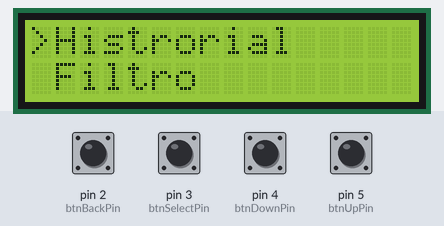
This sketch was run on a simulated Arduino Uno, built with avr-gcc and run on an emulated ATmega328P. Parts: 16×2 character LCD. The inputs (shaded band) are chosen by the test bench; at power-on: pin 2 (btnBackPin), pin 3 (btnSelectPin), pin 4 (btnDownPin), pin 5 (btnUpPin) HIGH.

Above: at 2.3 s.
2.4 s: pin 4 (btnDownPin) pulled LOW for 0.15 s
At 2.7 s:
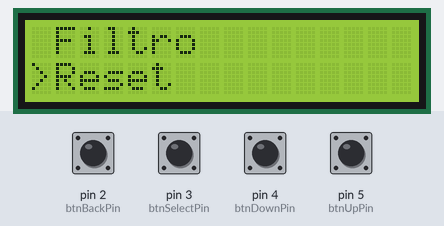
4.0 s: pin 3 (btnSelectPin) pulled LOW for 1 s
At 4.16 s:
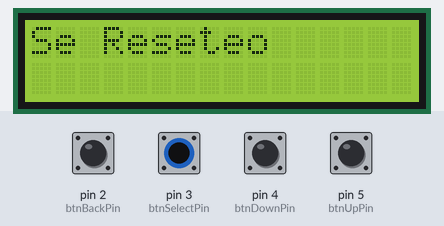
6.5 s: pin 5 (btnUpPin) pulled LOW for 0.15 s
At 6.52 s:
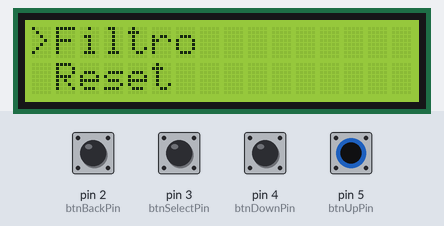
8.1 s: pin 3 (btnSelectPin) pulled LOW for 0.15 s
At 8.9 s:
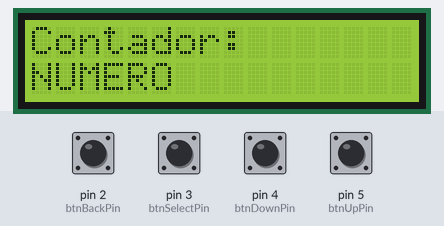
Timing chart, 0 to 10.7 s (numbered marks = the images above; inputs shaded):
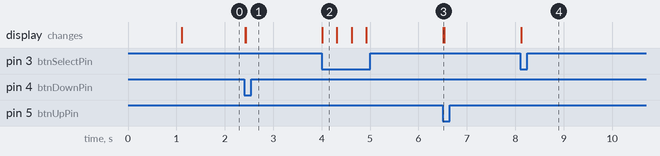

Measured:
- after the input at 2.4 s, the display: first changes at once (image 1 shows a later state)
- after the input at 4.0 s, the display: changes at once (image 2)
- after the input at 6.5 s, the display: changes at once (image 3)
- after the input at 8.1 s, the display: changes at once (image 4)

The sketch:

Arduino_Maestro.ino
```cpp
#include <Stepper.h>

#include <Wire.h>
#include <LiquidCrystal_I2C.h>

LiquidCrystal_I2C lcd(0x27, 16, 2);

// Pines de los botones
const int btnUpPin = 5;
const int btnDownPin = 4;
const int btnSelectPin = 3;
const int btnBackPin = 2;

int estado = 1;


void setup() {
  Serial.begin(9600);

  pinMode(btnUpPin, INPUT_PULLUP);
  pinMode(btnDownPin, INPUT_PULLUP);
  pinMode(btnSelectPin, INPUT_PULLUP);
  pinMode(btnBackPin, INPUT_PULLUP);

  lcd.init();
  lcd.backlight();

  lcd.setCursor(1, 0);
  lcd.print("<Grupo9_A_1S24>");
  lcd.setCursor(3, 1);
  lcd.print("Practica 2");
  delay(1000);

  lcd.clear();

  lcd.setCursor(0, 0);
  lcd.print(">Histrorial");
  lcd.setCursor(1, 1);
  lcd.print("Filtro");
}

void loop() {
  if (estado == 1 && digitalRead(btnDownPin) == LOW) {
    lcd.clear();
    lcd.setCursor(1, 0);
    lcd.print("Histrorial");
    lcd.setCursor(0, 1);
    lcd.print(">Filtro");
    estado = 2;
  } else if (estado == 2 && digitalRead(btnDownPin) == LOW) {
    lcd.clear();
    lcd.setCursor(1, 0);
    lcd.print("Filtro");
    lcd.setCursor(0, 1);
    lcd.print(">Reset");
    estado = 3;
  } else if (estado == 3 && digitalRead(btnUpPin) == LOW) {
    lcd.clear();
    lcd.setCursor(0, 0);
    lcd.print(">Filtro");
    lcd.setCursor(1, 1);
    lcd.print("Reset");
    estado = 2;
  } else if (estado == 2 && digitalRead(btnUpPin) == LOW) {
    lcd.clear();
    lcd.setCursor(0, 0);
    lcd.print(">Histrorial");
    lcd.setCursor(1, 1);
    lcd.print("Filtro");
    estado = 1;
  }else if (estado == 1 && digitalRead(btnSelectPin) == LOW) {
    lcd.clear();
    lcd.setCursor(0, 0);
    lcd.print("Contador: ");
    lcd.setCursor(0, 1);
    lcd.print("NUMERO");
    estado = 5;
  }else if (estado == 2 && digitalRead(btnSelectPin) == LOW) {
    lcd.clear();
    lcd.setCursor(0, 0);
    lcd.print(">Color");
    lcd.setCursor(1, 1);
    lcd.print("Size");
    estado = 6;
  }else if (estado == 6 && digitalRead(btnDownPin) == LOW) {
    lcd.clear();
    lcd.setCursor(1, 0);
    lcd.print("Color");
    lcd.setCursor(0, 1);
    lcd.print(">Size");
    estado = 7;
  }else if (estado == 7 && digitalRead(btnUpPin) == LOW) {
    lcd.clear();
    lcd.setCursor(0, 0);
    lcd.print(">Color");
    lcd.setCursor(0, 1);
    lcd.print("Size");
    estado = 6;
  }else if (estado == 3 && digitalRead(btnSelectPin) == LOW) {
    lcd.clear();
    lcd.setCursor(0, 0);
    lcd.print("Se Reseteo");
    estado = 9;
  }else if (estado == 5 && digitalRead(btnBackPin) == LOW) {
    lcd.clear();
    lcd.setCursor(0, 0);
    lcd.print(">Histrorial");
    lcd.setCursor(1, 1);
    lcd.print("Filtro");
    estado = 1;
  }else if (estado == 6 && digitalRead(btnBackPin) == LOW) {
    lcd.clear();
    lcd.setCursor(0, 0);
    lcd.print(">Filtro");
    lcd.setCursor(1, 1);
    lcd.print("Reset");
    estado = 2;
  }else if (estado == 7 && digitalRead(btnBackPin) == LOW) {
    lcd.clear();
    lcd.setCursor(0, 0);
    lcd.print(">Filtro");
    lcd.setCursor(1, 1);
    lcd.print("Reset");
    estado = 2;
  }else if (estado == 9 && digitalRead(btnSelectPin) == LOW) {
    lcd.clear();
    lcd.setCursor(1, 0);
    lcd.print("Filtro");
    lcd.setCursor(0, 1);
    lcd.print(">Reset");
    estado = 3;
  }else if (estado == 6 && digitalRead(btnSelectPin) == LOW) {
    lcd.clear();
    lcd.setCursor(0, 0);
    lcd.print("Filtro: Color");
    estado = 10;
  }else if (estado == 7 && digitalRead(btnSelectPin) == LOW) {
    lcd.clear();
    lcd.setCursor(0, 0);
    lcd.print("Filtro: Size");
    estado = 11;
  }else if (estado == 10 && digitalRead(btnBackPin) == LOW) {
    lcd.clear();
    lcd.setCursor(0, 0);
    lcd.print(">Color");
    lcd.setCursor(1, 1);
    lcd.print("Size");
    estado = 6;
  }else if (estado == 11 && digitalRead(btnBackPin) == LOW) {
    lcd.clear();
    lcd.setCursor(1, 0);
    lcd.print("Color");
    lcd.setCursor(0, 1);
    lcd.print(">Size");
    estado = 7;
  }
}
```
